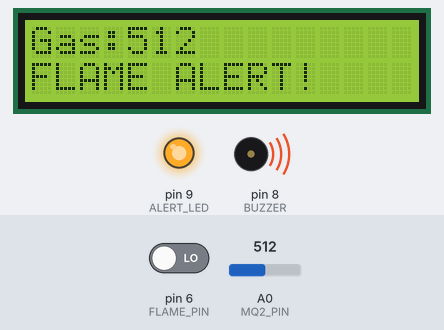
This sketch was run on a simulated Arduino Uno, built with avr-gcc and run on an emulated ATmega328P. Shown: 16×2 character LCD, output pins drawn as LEDs (lit = HIGH), buzzer (waves = sounding, pin HIGH). The test bench sets the inputs (shaded band); at power-on: pin 6 (FLAME_PIN) LOW, A0 (MQ2_PIN) = 512. What the sketch prints to the serial monitor is not drawn.

Above: at 3.2 s.
3.3 s: pin 6 (FLAME_PIN) driven HIGH
At 4.9 s:
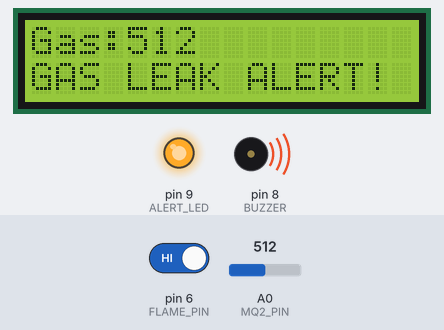
5.6 s: A0 (MQ2_PIN) set to 408
At 7.0 s:
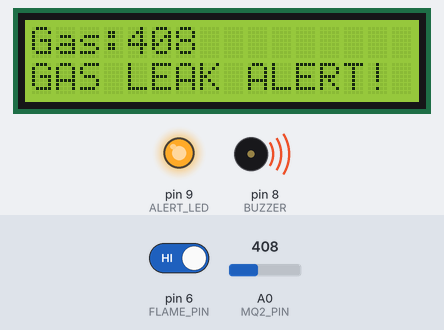
7.7 s: A0 (MQ2_PIN) set to 388
At 9.3 s:
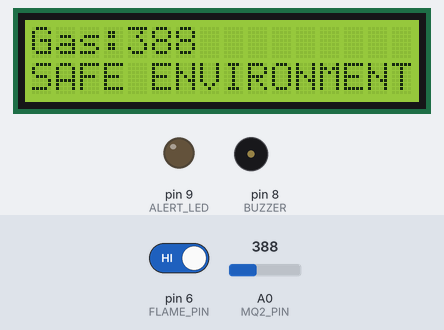
9.7 s: pin 6 (FLAME_PIN) driven LOW
At 11.4 s:
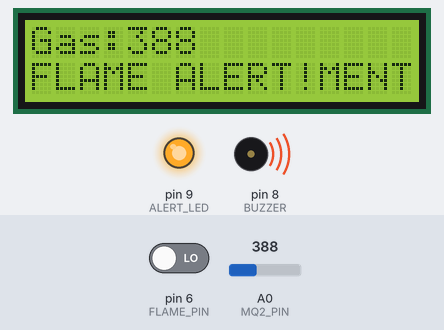
11.8 s: A0 (MQ2_PIN) set to 410
At 13.3 s:
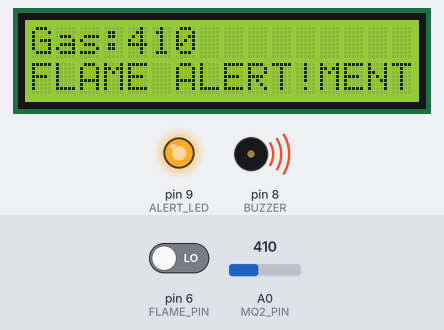
13.8 s: pin 6 (FLAME_PIN) driven HIGH
At 15.4 s:
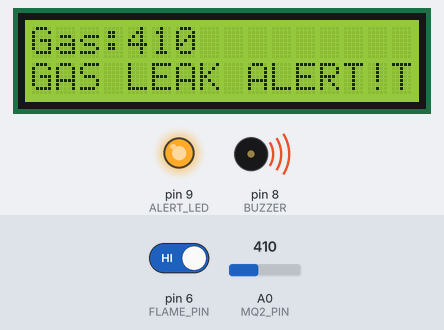
Timing chart, 0 to 16.9 s (numbered marks = the images above; inputs shaded):
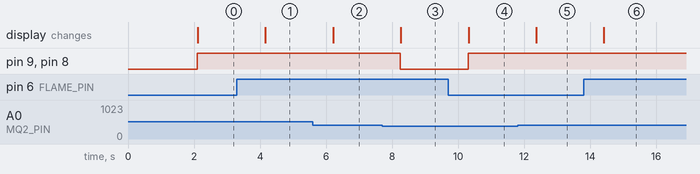

The sketch:

main.ino
```cpp
#include <Wire.h>
#include <LiquidCrystal_I2C.h>

#define MQ2_PIN A0
#define FLAME_PIN 6
#define BUZZER 8
#define ALERT_LED 9

#define GAS_THRESHOLD 400

LiquidCrystal_I2C lcd(0x27, 16, 2);

void setup() {

  Serial.begin(9600);

  pinMode(FLAME_PIN, INPUT);
  pinMode(BUZZER, OUTPUT);
  pinMode(ALERT_LED, OUTPUT);

  lcd.init();
  lcd.backlight();

  lcd.setCursor(0,0);
  lcd.print("Gas Detection");
  lcd.setCursor(0,1);
  lcd.print("System Ready");
  delay(2000);
  lcd.clear();
}

void loop() {

  int gasValue = analogRead(MQ2_PIN);
  bool flameDetected = digitalRead(FLAME_PIN) == LOW;

  lcd.setCursor(0,0);
  lcd.print("Gas:");
  lcd.print(gasValue);
  lcd.print("   ");

  lcd.setCursor(0,1);

  Serial.print("Gas Value: ");
  Serial.println(gasValue);

  if (gasValue > GAS_THRESHOLD || flameDetected) {

    digitalWrite(BUZZER, HIGH);
    digitalWrite(ALERT_LED, HIGH);

    if (flameDetected) {
      lcd.print("FLAME ALERT!");
      Serial.println("FLAME DETECTED!");
    } else {
      lcd.print("GAS LEAK ALERT!");
      Serial.println("GAS LEAK DETECTED!");
    }

  } else {

    digitalWrite(BUZZER, LOW);
    digitalWrite(ALERT_LED, LOW);
    lcd.print("SAFE ENVIRONMENT");
  }

  delay(1000);
}
```

Measured:
- the behaviour switches between 401 and 400 on A0 (MQ2_PIN) (found by bisection; images 2 and 3)
- after the input at 3.3 s, the display: changes after 0.86 s (image 1)
- after the input at 5.6 s, the display: changes after 0.61 s (image 2)
- after the input at 7.7 s, pin 9 (ALERT_LED), pin 8 (BUZZER): HIGH → LOW after 0.55 s; the display: changes after 0.56 s (image 3)
- after the input at 9.7 s, pin 9 (ALERT_LED), pin 8 (BUZZER): LOW → HIGH after 0.60 s; the display: changes after 0.61 s (image 4)
- after the input at 11.8 s, the display: changes after 0.56 s (image 5)
- after the input at 13.8 s, the display: changes after 0.61 s (image 6)
